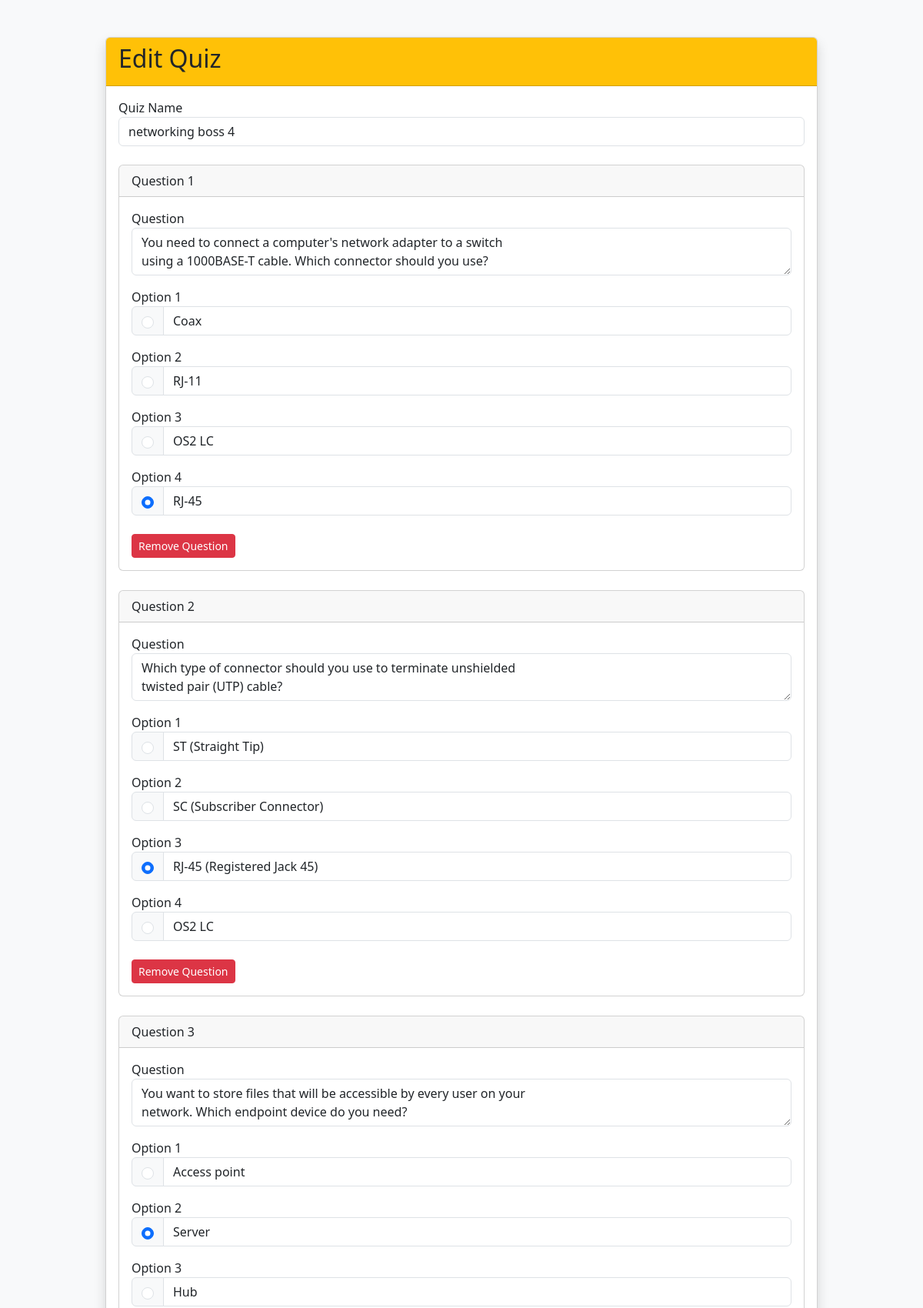
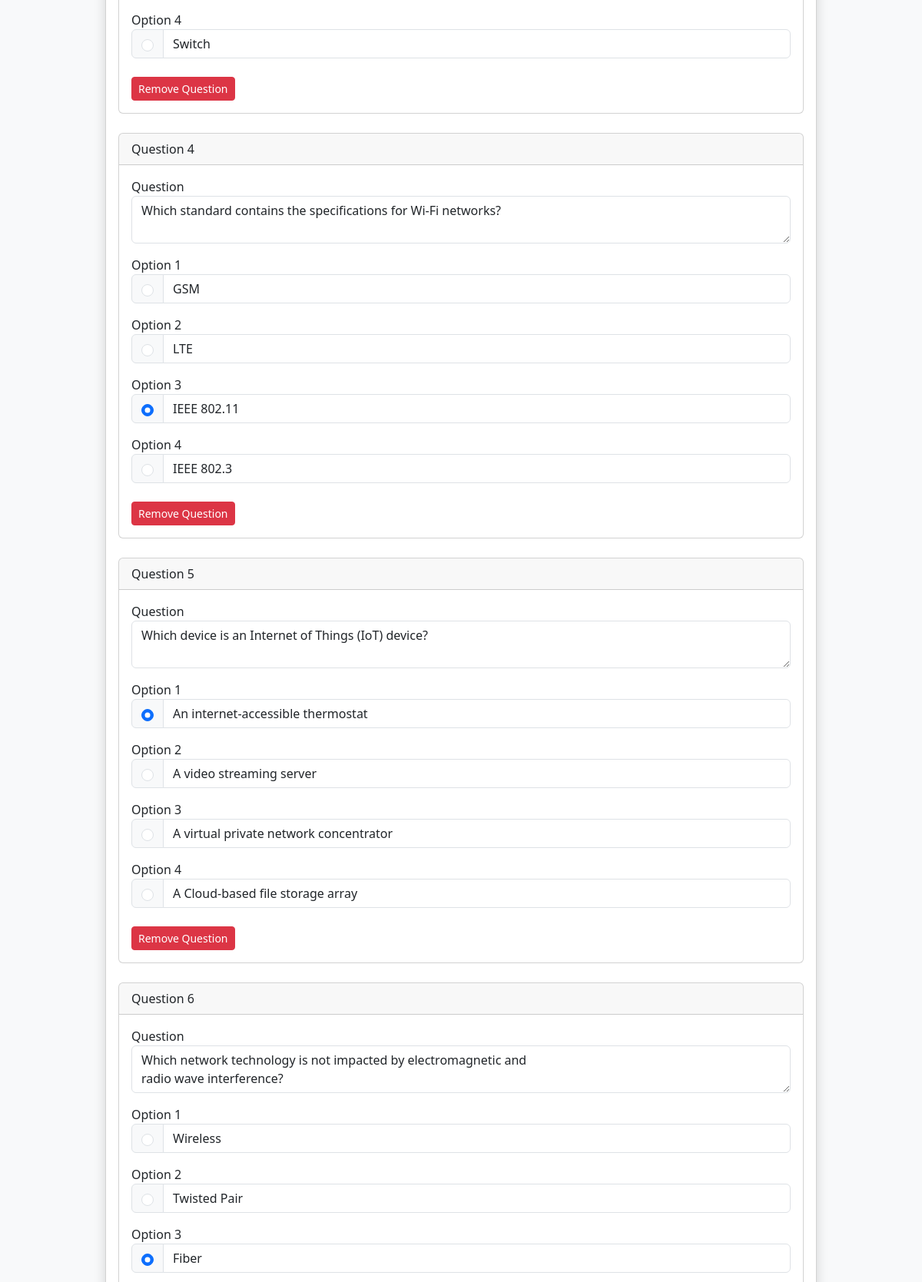
Page /app/update.php?id=11 (upper part) on the committed database (2 pictures, top to bottom).
### tables this page shows
CREATE TABLE `quizzes` (
  `id` int(11) NOT NULL,
  `quiz_name` varchar(255) NOT NULL,
  `created_at` timestamp NOT NULL DEFAULT current_timestamp()
);

CREATE TABLE `questions` (
  `id` int(11) NOT NULL,
  `quiz_id` int(11) NOT NULL,
  `question` text NOT NULL,
  `option1` varchar(255) NOT NULL,
  `option2` varchar(255) NOT NULL,
  `option3` varchar(255) NOT NULL,
  `option4` varchar(255) NOT NULL,
  `correct_answer` tinyint(4) NOT NULL DEFAULT 1
);

### app/config.php (called while the page is built, shortened)
<?php
function e($text)
{
    return htmlspecialchars($text, ENT_QUOTES, 'UTF-8');
}
?>

### app/update.php (the view, shortened to what this page needs)
<?php
include("config.php");
$quiz_id = intval($_GET['id']);
$stmt = mysqli_prepare(
$conn,
"SELECT * FROM quizzes
WHERE id=?"
);
mysqli_stmt_bind_param(
$stmt,
"i",
$quiz_id
);
mysqli_stmt_execute($stmt);
$quiz = mysqli_fetch_assoc(
mysqli_stmt_get_result($stmt)
);
$stmt = mysqli_prepare(
$conn,
"SELECT *
FROM questions
WHERE quiz_id=?
ORDER BY id"
);
mysqli_stmt_bind_param(
$stmt,
"i",
$quiz_id
);
mysqli_stmt_execute($stmt);
$result = mysqli_stmt_get_result($stmt);
?>
<!DOCTYPE html>
<html>
<head>
<link
href="https://cdn.jsdelivr.net/npm/bootstrap@5.3.3/dist/css/bootstrap.min.css"
rel="stylesheet">
</head>
<body class="bg-light">
<div class="container mt-5">
<div class="row justify-content-center">
<div class="col-lg-10">
<div class="card shadow">
<div class="card-header bg-warning">
<h2>
Edit Quiz
</h2>
</div>
<div class="card-body">
<form method="POST">
<div class="mb-4">
<label>
Quiz Name
</label>
<input
type="text"
name="quiz_name"
class="form-control"
value="<?php echo e($quiz['quiz_name']); ?>"
required>
</div>
<div id="questions">
<?php
$number=1;
while($row=mysqli_fetch_assoc($result))
{
?>
<div class="card question-card">
<div class="card-header">
Question
<?php
echo $number++;
?>
</div>
<div class="card-body">
<div class="mb-3">
<label>
Question
</label>
<textarea
name="question[]"
class="form-control"
required><?php echo e($row['question']); ?></textarea>
</div>
<div class="mb-3">
<label>
Option 1
</label>
<div class="input-group">
<div class="input-group-text">
<input
class="form-check-input"
type="radio"
name="correct[<?php echo $number-2; ?>]"
value="1"
<?php
if($row['correct_answer']==1)
echo "checked";
?>
>
</div>
<input
type="text"
name="option1[]"
class="form-control"
value="<?php echo e($row['option1']); ?>"
required>
</div>
</div>
<div class="mb-3">
<label>
Option 2
</label>
<div class="input-group">
<div class="input-group-text">
<input
class="form-check-input"
type="radio"
name="correct[<?php echo $number-2; ?>]"
value="2"
<?php
if($row['correct_answer']==2)
echo "checked";
?>
>
</div>
<input
type="text"
name="option2[]"
class="form-control"
value="<?php echo e($row['option2']); ?>"
required>
</div>
</div>
<div class="mb-3">
<label>
Option 3
</label>
<div class="input-group">
<div class="input-group-text">
<input
class="form-check-input"
type="radio"
name="correct[<?php echo $number-2; ?>]"
value="3"
<?php
if($row['correct_answer']==3)
echo "checked";
?>
>
</div>
<input
type="text"
name="option3[]"
class="form-control"
value="<?php echo e($row['option3']); ?>"
required>
</div>
</div>
<div class="mb-4">
<label>
Option 4
</label>
<div class="input-group">
<div class="input-group-text">
<input
class="form-check-input"
type="radio"
name="correct[<?php echo $number-2; ?>]"
value="4"
<?php
if($row['correct_answer']==4)
echo "checked";
?>
>
</div>
<input
type="text"
name="option4[]"
class="form-control"
value="<?php echo e($row['option4']); ?>"
required>
</div>
</div>
<button
type="button"
class="btn btn-danger btn-sm remove-question">
Remove Question
</button>
</div>
</div>
<?php
}
?>
</div>
</form>
</div>
</div>
</div>
</div>
</div>
</body>
</html>

### app/update.php (style rules this page uses)
.question-card { margin-bottom:25px; }

### rows in the picture
quizzes: quiz_name "networking boss 4"
questions: question "You need to connect a computer's network adapter to a switch using a 1000BASE-T cable. Which connector should you use?", option1 "Coax", option2 "RJ-11", option3 "OS2 LC", correct_answer "☑", option4 "RJ-45"
questions: question "Which type of connector should you use to terminate unshielded twisted pair (UTP) cable?", option1 "ST (Straight Tip)", option2 "SC (Subscriber Connector)", correct_answer "☑", option3 "RJ-45 (Registered Jack 45)", option4 "OS2 LC"
questions: question "You want to store files that will be accessible by every user on your network. Which endpoint device do you need?", option1 "Access point", correct_answer "☑", option2 "Server", option3 "Hub", option4 "Switch"
questions: question "Which standard contains the specifications for Wi-Fi networks?", option1 "GSM", option2 "LTE", correct_answer "☑", option3 "IEEE 802.11", option4 "IEEE 802.3"
questions: question "Which device is an Internet of Things (IoT) device?", correct_answer "☑", option1 "An internet-accessible thermostat", option2 "A video streaming server", option3 "A virtual private network concentrator", option4 "A Cloud-based file storage array"
questions: question "Which network technology is not impacted by electromagnetic and radio wave interference?", option1 "Wireless", option2 "Twisted Pair", correct_answer "☑", option3 "Fiber"
